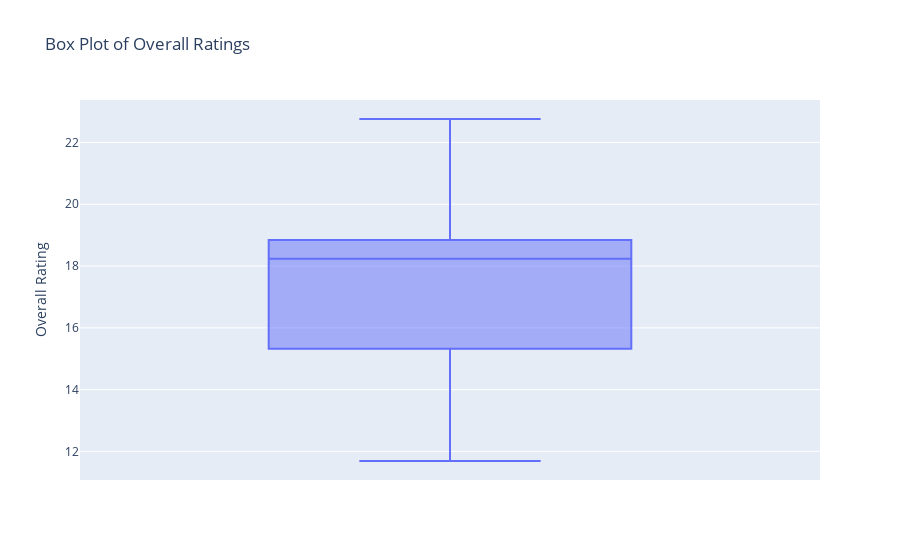

Notebook code cell kept with this figure:
### Code cell
fig = px.box(df, y='overall_rating', title='Box Plot of Overall Ratings')
fig.update_layout(yaxis_title='Overall Rating')
fig.show()

### Figure 1 — Plotly figure (JSON) as saved in the notebook; plotly's stock layout.template omitted (floating-point values rounded to 4 significant figures; data arrays with more than 128 entries replaced by an {"elided": "..."} marker saying what was removed)
{"data": [{"alignmentgroup": "True", "hovertemplate": "overall_rating=%{y}<extra></extra>", "legendgroup": "", "marker": {"color": "#636efa"}, "name": "", "notched": false, "offsetgroup": "", "orientation": "v", "showlegend": false, "x0": " ", "xaxis": "x", "y": {"elided": "1500 float values"}, "y0": " ", "yaxis": "y", "type": "box"}], "layout": {"xaxis": {"anchor": "y", "domain": [0, 1]}, "yaxis": {"anchor": "x", "domain": [0, 1], "title": {"text": "Overall Rating"}}, "legend": {"tracegroupgap": 0}, "title": {"text": "Box Plot of Overall Ratings"}, "boxmode": "group"}}
